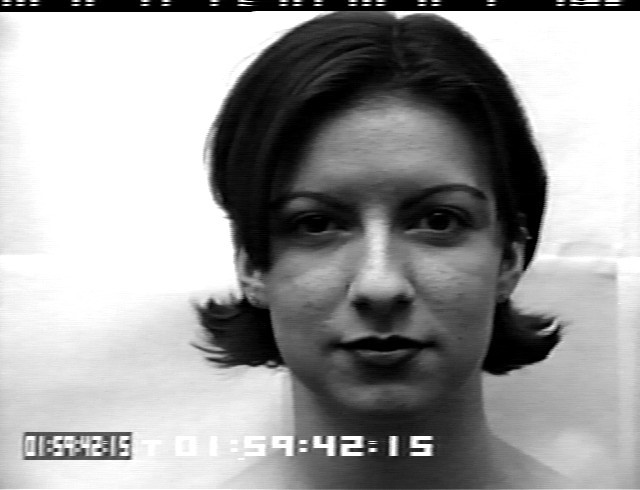
//> input picture ConsoleApplication2/testface.jpg, 640 x 490 px, given in place of 1.avi, which was not available
$ ./Source2   (built with g++ and OpenCV 4)
//> lines starting //> are read from the running program, lines starting //| are printed output that depends on the picture; after the words box and inside, x2 and y2 are one past the last pixel; in counts of white or black regions, pixels touching at a corner belong together; pictures that were not available may be replaced by others from this repository, and a replacement may not be noted
### ml/svmClassifier.h
//
//  svmClassifier.h
//  EmotionRecognition
//
//  Created by Himanshu Kandwal on 5/8/16.
//  Copyright © 2016 Himanshu Kandwal. All rights reserved.
//

#ifndef svmClassifier_h
#define svmClassifier_h

#include <opencv/cv.h>
#include <opencv/highgui.h>     // opencv general include file
#include <opencv/ml.h>	  // opencv machine learning include file

using namespace std;
using namespace cv;

class SvmClassifier {
protected:
    CvSVM* svmHappy;
    CvSVM* svmSurprised;
    CvSVM* svmDisgust;
    CvSVM* svmAnger;
public:
    float predictionHappy(Mat mat);
    float predictionSurprised(Mat mat);
    float predictionDisgust(Mat mat);
    float predictionAnger(Mat mat);
    int svmTrain();
    int svmTrain(const char* trainfile, int classNumber);
    int read_data_from_csv(const char* filename, Mat data, Mat classes, int n_samples );
    int read_testdata_from_csv(const char* filename, Mat data, Mat classes, int n_samples );

};

#endif /* svmClassifier_h */

### ml/svmClassifier.cpp
// Example : Support Vector Machine (SVM) learning
// usage: prog training_data_file testing_data_file
// For use with test / training datasets : speech_ex
// Author : Toby Breckon, toby.breckon@cranfield.ac.uk
// Version : 0.2
// Copyright (c) 2011 School of Engineering, Cranfield University
// License : LGPL - http://www.gnu.org/licenses/lgpl.html


#include "svmClassifier.h"

using namespace cv;
using namespace std; // OpenCV API is in the C++ "cv" namespace

/******************************************************************************/
// use SVM "grid search" for kernel parameters
#define USE_OPENCV_GRID_SEARCH_AUTOTRAIN 0 // set to 0 to set SVM parameters manually

/******************************************************************************/

#define NUMBER_OF_TRAINING_SAMPLES 327
#define ATTRIBUTES_PER_SAMPLE 154
#define NUMBER_OF_TESTING_SAMPLES 1
#define NUMBER_OF_CLASSES 2

// N.B. classes are spoken alphabetric letters A-Z labelled 1 -> 26


/******************************************************************************/


// [27 lines left out: functions predictionHappy, predictionSurprised, predictionDisgust, predictionAnger, not called in this run]

// loads the sample database from file (which is a CSV text file)
int SvmClassifier::read_data_from_csv(const char* filename, Mat data, Mat classes, int n_samples ) {

    float tmp;


    // if we can't read the input file then return 0

    FILE* f = fopen( filename, "r" );

    if( !f ) {

        printf("ERROR: cannot read file %s\n",  filename);
        return 0; // all not OK

    }

    // for each sample in the file
    for(int line = 0; line < n_samples; line++) {

        for(int attribute = 0; attribute < (ATTRIBUTES_PER_SAMPLE + 1); attribute++) {

            if (attribute < ATTRIBUTES_PER_SAMPLE) {

                fscanf(f, "%f,", &tmp);
                data.at<float>(line, attribute) = tmp;

            }

            else if (attribute == ATTRIBUTES_PER_SAMPLE) {

                int classtmp=0;
                fscanf(f, "%d,", &classtmp);
                std::cout <<"\n" << classtmp << " " << line << "\n";
                classes.at<float>(line, 0) = classtmp;
            }
        }
    }

    fclose(f);

    return 1; // all OK
}

// [26 lines left out: function read_testdata_from_csv, not called in this run]

/******************************************************************************/

int SvmClassifier::svmTrain(const char* trainfile, int classNumber) {
    printf ("OpenCV version %s (%d.%d.%d)\n", CV_VERSION, CV_MAJOR_VERSION, CV_MINOR_VERSION, CV_SUBMINOR_VERSION);

    // define training data storage matrices (one for attribute examples, one
    Mat training_data = Mat(NUMBER_OF_TRAINING_SAMPLES, ATTRIBUTES_PER_SAMPLE, CV_32FC1);
    Mat training_classifications = Mat(NUMBER_OF_TRAINING_SAMPLES, 1, CV_32FC1);

    //define testing data storage matrices
    Mat testing_data = Mat(NUMBER_OF_TESTING_SAMPLES, ATTRIBUTES_PER_SAMPLE, CV_32FC1);
    Mat testing_classifications = Mat(NUMBER_OF_TESTING_SAMPLES, 1, CV_32FC1);

    // load training and testing data sets
    if (read_data_from_csv(trainfile, training_data, training_classifications, NUMBER_OF_TRAINING_SAMPLES)) {

        // define the parameters for training the SVM (kernel + SVMtype type used for auto-training, other parameters for manual only)
        CvSVMParams params = CvSVMParams (CvSVM::C_SVC,   // Type of SVM, here N classes (see manual)
                                         CvSVM::LINEAR,  // kernel type (see manual)
                                         0.0,	// kernel parameter (degree) for poly kernel only
                                         0.0,	// kernel parameter (gamma) for poly/rbf kernel only
                                         0.0,	// kernel parameter (coef0) for poly/sigmoid kernel only
                                         10,	// SVM optimization parameter C
                                         0,	// SVM optimization parameter nu (not used for N classe SVM)
                                         0,	// SVM optimization parameter p (not used for N classe SVM)
                                         NULL,	// class wieghts (or priors)

                                         // Optional weights, assigned to particular classes.
                                         // They are multiplied by C and thus affect the misclassification
                                         // penalty for different classes. The larger weight, the larger penalty
                                         // on misclassification of data from the corresponding class.
                                         // termination criteria for learning algorithm
                                         cvTermCriteria(CV_TERMCRIT_ITER+CV_TERMCRIT_EPS, 1000, 0.000001)
                                         );

        // train SVM classifier (using training data)
        CvSVM* svm = new CvSVM;

        if (classNumber == 1) {
            svmHappy = svm;
        }
        else if (classNumber == 2) {
            svmSurprised = svm;
        }
        else if (classNumber == 3) {
            svmAnger = svm;
        }
        else if (classNumber == 4) {
            svmDisgust = svm;
        }

        printf( "\nTraining the SVM (in progress) ..... ");
        fflush(NULL);

        #if (USE_OPENCV_GRID_SEARCH_AUTOTRAIN)

        printf( "(SVM 'grid search' => may take some time!)");
        fflush(NULL);

        // train using auto training parameter grid search if it is available
        // (i.e. OpenCV 2.x) with 10 fold cross valdiation
        // N.B. this does not search kernel choice

        svm->train_auto(training_data, training_classifications, Mat(), Mat(), params, 10);
        params = svm->get_params();

        printf( "\nUsing optimal parameters degree %f, gamma %f, ceof0 %f\n\t C %f, nu %f, p %f\n Training ..",
        params.degree, params.gamma, params.coef0, params.C, params.nu, params.p);

#else
        // otherwise use regular training and use parameters manually specified above
        svm->train(training_data, training_classifications, Mat(), Mat(), params);
#endif
        printf( ".... Done\n");
        // get the number of support vectors used to define the SVM decision boundary

        printf("Number of support vectors for trained SVM = %i\n", svm->get_support_vector_count());
        return 0;

    }

    return -1;
}

int SvmClassifier::svmTrain() {

    const char* happyTrainfile="C:/happydata.csv";
    svmTrain(happyTrainfile, 1);

    const char* surprisedTrainfile="C:/surprisedata.csv";
    svmTrain(surprisedTrainfile, 2);

    const char* angerTrainingFile="C:/angerdata.csv";
    svmTrain(angerTrainingFile, 3);

    const char* disgustTrainingFile="C:/disgustdata.csv";
    svmTrain(disgustTrainingFile, 4);

    return 0;

}

/******************************************************************************/

### ConsoleApplication2/Source2.cpp
// minimal.cpp: Display the landmarks of a face in an image.
//              This demonstrates stasm_search_single.
/*Header files*/
#include <stdio.h>
#include <stdlib.h>
#include "opencv/highgui.h"
#include "stasm_lib.h"
#include <opencv2/core/core.hpp>
#include <opencv2/highgui/highgui.hpp>
#include <opencv/cv.h>
#include <sstream>
#include <string.h>
#include <assert.h>
#include <math.h>
#include <float.h>
#include <limits.h>
#include <time.h>
#include <ctype.h>
#include <math.h>
#include <iterator>
#include "stasm_lib.h"
#include "svmClassifier.h"
/*Namespaces*/
using namespace cv;
using namespace std;

/*Global variables*/
String face_cascade_name = "../data/haarcascade_frontalface_alt.xml"; //haar for stasm
String eyes_cascade_name = "../data/haarcascade_eye_tree_eyeglasses.xml";
CascadeClassifier face_cascade;
CascadeClassifier eyes_cascade;
String window_name = "Capture - Face detection";
int initCount = 0;
float ini_x = 0;
float ini_y = 0;
int pixelChangeValue = 5;
int overallFeatureChange = 5;
float initialFeatureVetor[154];
float currentFeatureVetor[154];
SvmClassifier svmclassifier;

///** Function Headers */
void detectAndDisplay( Mat frame );
void getfeaturesASM(const char* filename);


int main()
{
	/*Capture Video*/
	VideoCapture capture("../video/1.avi");
	//VideoCapture capture(0);
	svmclassifier.svmTrain();
	cv::Mat_<unsigned char> frame;

	/*1. Load the cascades*/
	if( !face_cascade.load( face_cascade_name ) ){
		printf("--(!)Error loading face cascade\n");
		return -1;
	}
	if( !eyes_cascade.load( eyes_cascade_name ) ){
		printf("--(!)Error loading eyes cascade\n");
		return -1;
	}

	/*2. Read the video stream*/
	//capture.open(-1);
	if ( ! capture.isOpened() ){
		printf("--(!)Error opening video capture\n");
		return -1;
	}

	int i=0;
	int counter =0;
	while (capture.grab())
	{
		if(counter % 30 ==0) {

			capture >> frame;
//> frame is the input picture: 490 rows x 640 cols, CV_8UC3; min 0, max 255, mean 157.3
			if( frame.empty() )
			{
				printf(" --(!) No captured frame -- Break!");
				break;
			}

			char filename[80];
			sprintf(filename,"../data/test_%d.jpg",i);
			cv::imwrite(filename, frame);
			i++;

			/*Detect face and eyes*/
			detectAndDisplay( frame );
			//*Get the feature points by Active Shape Modelling*/
			getfeaturesASM(filename);

		}
		counter++;
		int c = waitKey(10);
		if( (char)c == 27 ) { break; } // escape
	}
}

void getfeaturesASM(const char* filename){

	bool neutral = false;
	float currentx = 0;
	float currenty = 0;
	int *pointer;
	// [6 lines of commented-out code are left out]


	int changed = 0;
	float landmarks[2 * stasm_NLANDMARKS];
	if (initCount == 6 || (ini_x == 0 && ini_y == 0))
		neutral = true;

	Mat_<unsigned char> frame=imread(filename,CV_LOAD_IMAGE_GRAYSCALE);
	int foundface;
	if (!stasm_search_single(&foundface, landmarks,
		(char*)frame.data, frame.cols, frame.rows,filename, "../data"))
	{
		printf("Error in stasm_search_single: %s\n", stasm_lasterr());
		exit(1);
	}
	if (!foundface)
		printf("No face found");
	else
	{
		/*memset(initialFeatureVetor, 0, sizeof(initialFeatureVetor));
		memset(currentFeatureVetor, 0, sizeof(currentFeatureVetor));*/

		int index = 0;
		std::cout<<sizeof(initialFeatureVetor);
		float flowPreviousXPoint = 0;
		float flowPreviousYPoint = 0;

		stasm_force_points_into_image(landmarks, frame.cols, frame.rows);
		for (int i = 0; i < stasm_NLANDMARKS; i++) {
			frame(cvRound(landmarks[i*2+1]), cvRound(landmarks[i*2])) = 255;
			if (neutral == true) {
				std::fill_n(initialFeatureVetor, 100, -1);
				initialFeatureVetor [index ++] = cvRound(landmarks[i*2+1]);
				initialFeatureVetor [index ++] = cvRound(landmarks[i*2]);

				ini_x += cvRound(landmarks[i*2+1]);
				ini_y += cvRound(landmarks[i*2]);


				if (flowPreviousXPoint == 0 && flowPreviousYPoint ==0) {
					flowPreviousXPoint = cvRound(landmarks[i*2+1]);
					flowPreviousYPoint = cvRound(landmarks[i*2]);
				}

			}
			else {
				bool neutral = false;
				int change = initialFeatureVetor [index] - cvRound(landmarks[i*2+1]);
				currentFeatureVetor[index ++] = change;

				change = initialFeatureVetor [index] - cvRound(landmarks[i*2]);
				currentFeatureVetor[index ++] = change;

				currentx += cvRound(landmarks[i*2+1]);
				currenty += cvRound(landmarks[i*2]);
				//cout<<"xInterim"<<xInterim;

				if (flowPreviousXPoint == 0 && flowPreviousYPoint ==0) {
					flowPreviousXPoint = cvRound(landmarks[i*2+1]);
					flowPreviousYPoint = cvRound(landmarks[i*2]);
				} else {
					line(frame, Point(flowPreviousYPoint, flowPreviousXPoint), Point(cvRound(landmarks[i*2]), cvRound(landmarks[i*2+1])), Scalar(0, 0, 255));

					flowPreviousXPoint = cvRound(landmarks[i*2+1]);
					flowPreviousYPoint = cvRound(landmarks[i*2]);
				}
			}
		}

		// [5 lines of commented-out code are left out]
		cv::Mat queryFeature = cv::Mat(1, 154, CV_32F, currentFeatureVetor);
		int j=0;

		float outputHappy = svmclassifier.predictionHappy(queryFeature);
		float outputSurprised = svmclassifier.predictionSurprised(queryFeature);
		float outputDisgust = svmclassifier.predictionDisgust(queryFeature);
		float outputAnger = svmclassifier.predictionAnger(queryFeature);


		ostringstream predictionInformation;
		predictionInformation <<  " PREDICTED : " ;
		if (outputHappy != 0)
		predictionInformation << " HAPPY ";
		if (outputSurprised != 0)
		predictionInformation << " SURPRISE ";
		if (outputDisgust != 0)
		predictionInformation << " DISGUST ";
		if (outputAnger != 0)
		predictionInformation << " ANGER ";

		cv::putText(frame, predictionInformation.str().c_str(), Point(150, 100), CV_FONT_NORMAL, 1, Scalar(255,0,0), 2);


		float diff = (fabs (ini_x - currentx) + fabs (ini_y - currenty));

		std::cout << "Initial x : " << ini_x << " , Initial y : " << ini_y << endl;
		std::cout << "currentx : " << currenty << " , currenty : " << currenty << endl;
		std::cout << "  = diff : " << diff << endl;
		//cout<<"changed"<<changed<<endl;
		ostringstream diffValue;
		diffValue <<  diff << " , " << changed;

	// [12 lines of commented-out code are left out]
}

	cv::imwrite("minimal.bmp", frame);

	cv::resize(frame, frame, Size(800, 800), 0, 0, INTER_CUBIC);

	cvNamedWindow( "Output", 1 );
	cv::imshow("Output", frame);
}

void detectAndDisplay( Mat frame )
{
	std::vector<Rect> faces;
	Mat frame_gray;

	cvtColor( frame, frame_gray, COLOR_BGR2GRAY );
	equalizeHist( frame_gray, frame_gray );
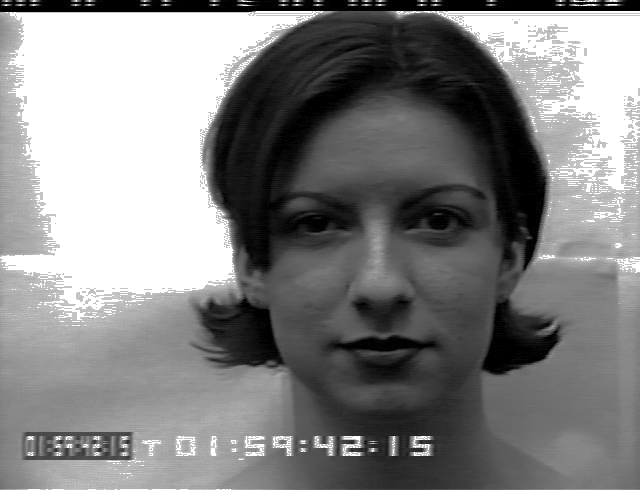
//> frame_gray: 490 rows x 640 cols, CV_8UC1; min 0, max 255, mean 131

	//-- Detect faces
	face_cascade.detectMultiScale( frame_gray, faces, 1.1, 2, 0|CASCADE_SCALE_IMAGE, Size(30, 30) );
//> faces = 1 Rect (x, y, width, height): [226, 103, 309, 309]

	for( size_t i = 0; i < faces.size(); i++ )
	{
		Point center( faces[i].x + faces[i].width/2, faces[i].y + faces[i].height/2 );
		ellipse( frame, center, Size( faces[i].width/2, faces[i].height/2), 0, 0, 360, Scalar( 255, 0, 255 ), 4, 8, 0 );

		Mat faceROI = frame_gray( faces[i] );
		std::vector<Rect> eyes;

		//-- In each face, detect eyes
		eyes_cascade.detectMultiScale( faceROI, eyes, 1.1, 2, 0 |CASCADE_SCALE_IMAGE, Size(30, 30) );

		for( size_t j = 0; j < eyes.size(); j++ )
		{
			Point eye_center( faces[i].x + eyes[j].x + eyes[j].width/2, faces[i].y + eyes[j].y + eyes[j].height/2 );
			int radius = cvRound( (eyes[j].width + eyes[j].height)*0.25 );
			circle( frame, eye_center, radius, Scalar( 255, 0, 0 ), 4, 8, 0 );
		}
	}
//> this loop made 1 pass
//> center on pass 1: Point(380, 257)
//> pass 1, in detectAndDisplay, `Mat faceROI = frame_gray( faces[i] );`:
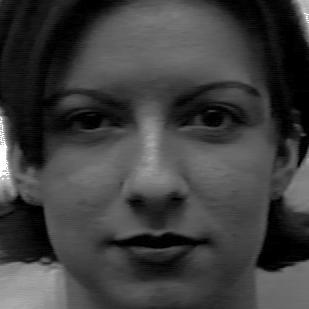
//> faceROI: 309 rows x 309 cols, CV_8UC1; min 0, max 255, mean 62.3
//> after the loop:
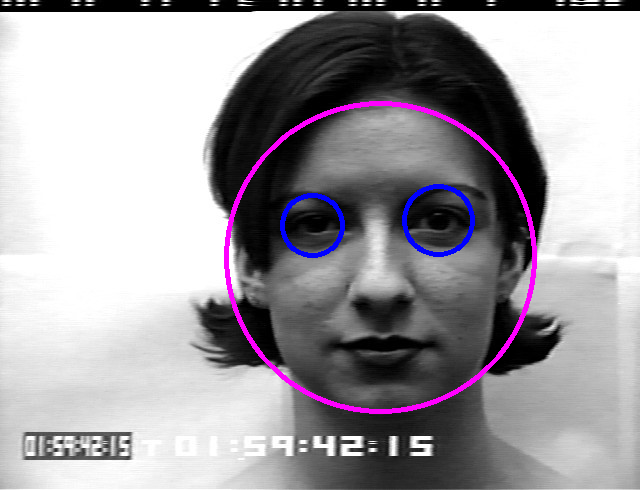
//> frame: 490 rows x 640 cols, CV_8UC3; 2.16% of pixels changed, all inside (x1, y1, x2, y2) = (224, 101, 537, 414)
//> (the run ends here: the program needs code that is not available in this run, at `float landmarks[2 * stasm_NLANDMARKS];`)
